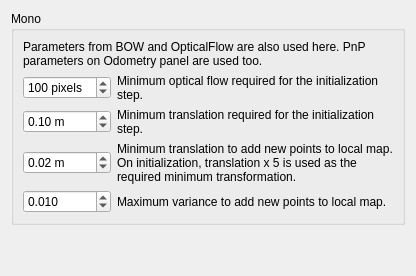
               <widget class="QWidget" name="page_30">
                <layout class="QVBoxLayout" name="verticalLayout_169">
                 <item>
                  <widget class="QGroupBox" name="groupBox_odometryMono2">
                   <property name="title">
                    <string>Mono</string>
                   </property>
                   <layout class="QVBoxLayout" name="verticalLayout_168">
                    <item>
                     <widget class="QLabel" name="label_661">
                      <property name="text">
                       <string>Parameters from BOW and OpticalFlow are also used here. PnP parameters on Odometry panel are used too.</string>
                      </property>
                      <property name="wordWrap">
                       <bool>true</bool>
                      </property>
                     </widget>
                    </item>
                    <item>
                     <layout class="QGridLayout" name="gridLayout_166" columnstretch="0,1">
                      <item row="0" column="0">
                       <widget class="QDoubleSpinBox" name="doubleSpinBox_minFlow">
                        <property name="suffix">
                         <string> pixels</string>
                        </property>
                        <property name="decimals">
                         <number>0</number>
                        </property>
                        <property name="maximum">
                         <double>1000.000000000000000</double>
                        </property>
                        <property name="singleStep">
                         <double>10.000000000000000</double>
                        </property>
                        <property name="value">
                         <double>100.000000000000000</double>
                        </property>
                       </widget>
                      </item>
                      <item row="0" column="1">
                       <widget class="QLabel" name="label_659">
                        <property name="text">
                         <string>Minimum optical flow required for the initialization step.</string>
                        </property>
                        <property name="wordWrap">
                         <bool>true</bool>
                        </property>
                       </widget>
                      </item>
                      <item row="2" column="0">
                       <widget class="QDoubleSpinBox" name="doubleSpinBox_minTranslation">
                        <property name="suffix">
                         <string> m</string>
                        </property>
                        <property name="minimum">
                         <double>0.000000000000000</double>
                        </property>
                        <property name="singleStep">
                         <double>0.010000000000000</double>
                        </property>
                        <property name="value">
                         <double>0.020000000000000</double>
                        </property>
                       </widget>
                      </item>
                      <item row="2" column="1">
                       <widget class="QLabel" name="label_660">
                        <property name="text">
                         <string>Minimum translation to add new points to local map. On initialization, translation x 5 is used as the required minimum transformation.</string>
                        </property>
                        <property name="wordWrap">
                         <bool>true</bool>
                        </property>
                       </widget>
                      </item>
                      <item row="1" column="1">
                       <widget class="QLabel" name="label_662">
                        <property name="text">
                         <string>Minimum translation required for the initialization step.</string>
                        </property>
                        <property name="wordWrap">
                         <bool>true</bool>
                        </property>
                       </widget>
                      </item>
                      <item row="1" column="0">
                       <widget class="QDoubleSpinBox" name="doubleSpinBox_minInitTranslation">
                        <property name="suffix">
                         <string> m</string>
                        </property>
                        <property name="minimum">
                         <double>0.000000000000000</double>
                        </property>
                        <property name="singleStep">
                         <double>0.010000000000000</double>
                        </property>
                        <property name="value">
                         <double>0.100000000000000</double>
                        </property>
                       </widget>
                      </item>
                      <item row="3" column="1">
                       <widget class="QLabel" name="label_663">
                        <property name="text">
                         <string>Maximum variance to add new points to local map.</string>
                        </property>
                        <property name="wordWrap">
                         <bool>true</bool>
                        </property>
                       </widget>
                      </item>
                      <item row="3" column="0">
                       <widget class="QDoubleSpinBox" name="doubleSpinBox_maxVariance">
                        <property name="suffix">
                         <string/>
                        </property>
                        <property name="decimals">
                         <number>3</number>
                        </property>
                        <property name="minimum">
                         <double>0.000000000000000</double>
                        </property>
                        <property name="singleStep">
                         <double>0.001000000000000</double>
                        </property>
                        <property name="value">
                         <double>0.010000000000000</double>
                        </property>
                       </widget>
                      </item>
                     </layout>
                    </item>
                   </layout>
                  </widget>
                 </item>
                 <item>
                  <spacer name="verticalSpacer_30">
                   <property name="orientation">
                    <enum>Qt::Vertical</enum>
                   </property>
                   <property name="sizeHint" stdset="0">
                    <size>
                     <width>20</width>
                     <height>40</height>
                    </size>
                   </property>
                  </spacer>
                 </item>
                </layout>
               </widget>
